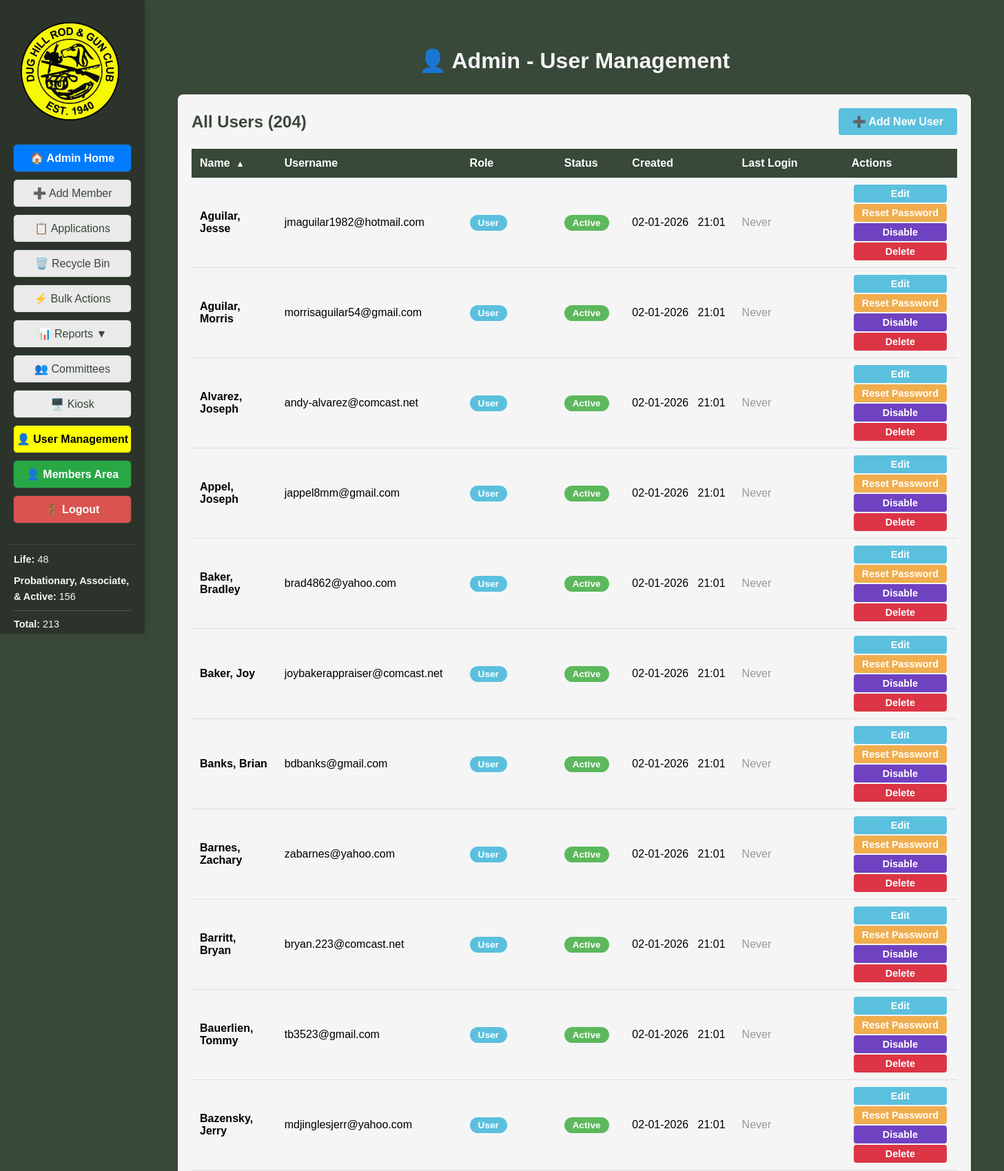
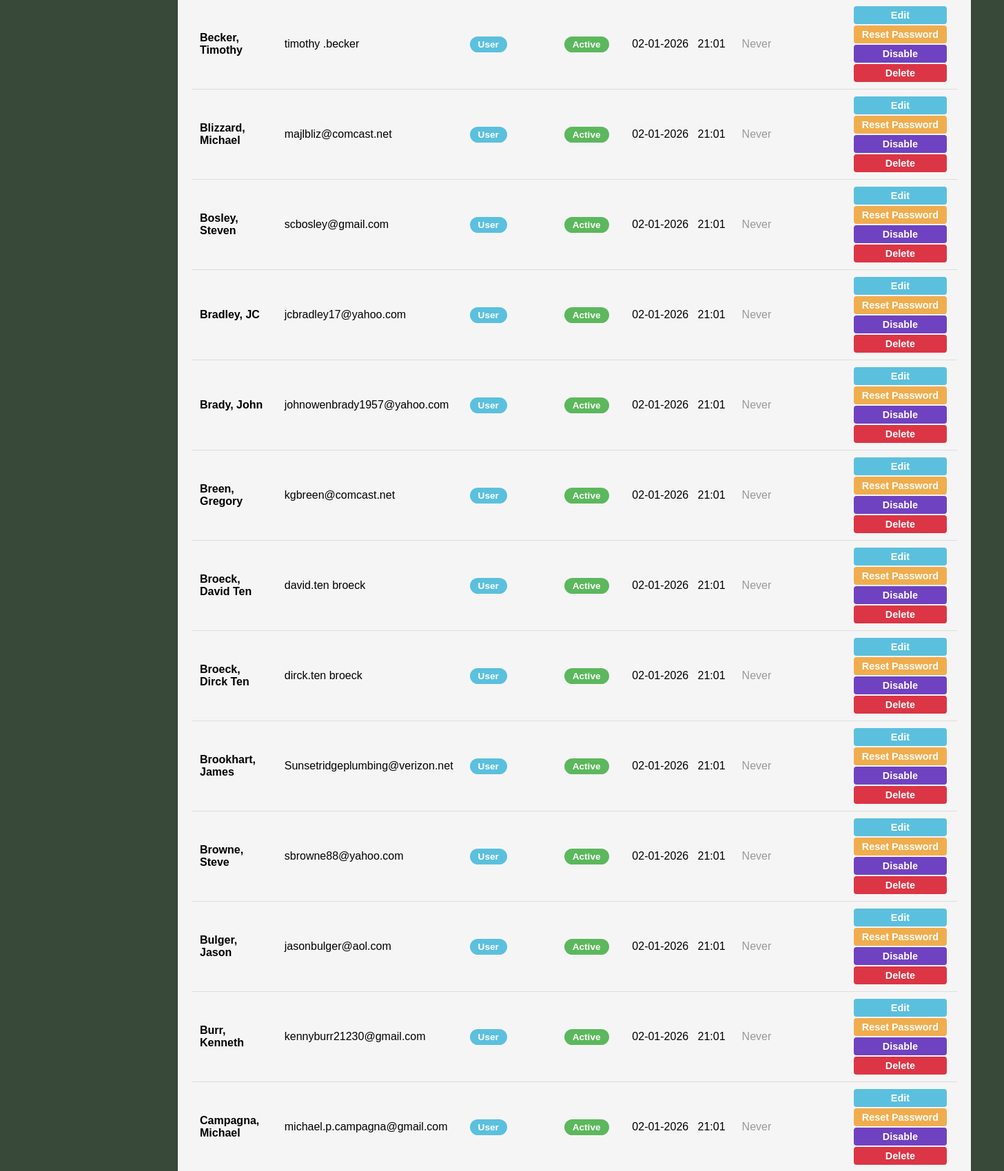
Page /admin/users (signed in, upper part) on the committed database (2 pictures, top to bottom).
### tables this page shows
CREATE TABLE users (
            id INTEGER PRIMARY KEY AUTOINCREMENT,
            username TEXT UNIQUE NOT NULL,
            name TEXT,
            password_hash TEXT NOT NULL,
            email TEXT UNIQUE NOT NULL,
            created_at TEXT NOT NULL,
            is_active INTEGER DEFAULT 1,
            role TEXT DEFAULT 'User',
            must_change_password INTEGER DEFAULT 0
        , failed_login_attempts INTEGER DEFAULT 0, locked_until TEXT, last_login TEXT, last_password_change TEXT);

### DH_DB_Webapp/app.py (the view, shortened to what this page needs)
@app.route('/admin/users', methods=['GET', 'POST'])
@login_required
@admin_required
def admin_users():
	all_users = [dict(user) for user in database.get_all_users()]
	for user in all_users:
		member = database.get_member_by_email(user['email'])
		user['member_id'] = member['id'] if member else None
	member_stats = get_member_stats()
	pending_applications = get_pending_application_count()
	return render_template('admin_users.html', users=all_users, active_page='admin_users', member_stats=member_stats, pending_applications=pending_applications)

### DH_DB_Webapp/app.py (called while the page is built)
def register_context_processors(app):
	@app.context_processor
	def inject_applications():
		try:
			from flask_login import current_user
			import database
			if current_user.is_authenticated and current_user.is_admin_or_bdfl():
				applications = database.get_all_applications(status='pending')
			else:
				applications = []
		except Exception:
			applications = []
		return dict(applications=applications)

@login_manager.user_loader
def load_user(user_id):
    user_data = database.get_user_by_id(int(user_id))
    if user_data:
        try:
            role = user_data['role']
        except (KeyError, IndexError):
            role = 'User'
        try:
            must_change_password = bool(user_data['must_change_password'])
        except (KeyError, IndexError):
            must_change_password = False
        return User(
            id=user_data['id'],
            username=user_data['username'],
            email=user_data['email'],
            role=role,
            is_active=bool(user_data['is_active']),
            must_change_password=must_change_password
        )
    return None

def format_name_last_first(value):
    if not value or value == '-':
        return value or '-'
    try:
        parts = value.strip().split()
        if len(parts) >= 2:
            last_name = parts[-1]
            first_middle = ' '.join(parts[:-1])
            return f"{last_name}, {first_middle}"
        else:
            return value
    except Exception:
        return value

def get_member_stats():
	all_members = database.get_all_members()
	life_count = len([m for m in all_members if m['membership_type'] == 'Life'])
	voting_count = len([m for m in all_members if m['membership_type'] in ['Probationary', 'Associate', 'Active']])
	total_count = len(all_members)
	return {
		'life_members': life_count,
		'voting_members': voting_count,
		'total_members': total_count
	}

def get_pending_application_count():
	try:
		applications = database.get_all_applications(status='pending')
		return len(applications)
	except:
		return 0

def admin_required(f):
	from functools import wraps
	@wraps(f)
	def decorated_function(*args, **kwargs):
		if not current_user.is_authenticated:
			return redirect(url_for('login'))
		if not current_user.is_admin_or_bdfl():
			flash('Access denied. You do not have permission to view this page.', 'danger')
			return redirect(url_for('member_dashboard'))
		return f(*args, **kwargs)
	return decorated_function

### DH_DB_Webapp/templates/admin_users.html (shortened to what this page needs)
<!DOCTYPE html>
<html>
<head>
</head>
<body style="background-color:#384839; font-family:Arial, Helvetica, sans-serif;">
    <div style="display:flex; flex-direction:row;">
        <div style="position:fixed; top:0; left:0; height:100vh; width:210px; background-color:#2c332b; display:flex; flex-direction:column; align-items:center; padding-top:120px; z-index:100; box-shadow:2px 0 8px rgba(0,0,0,0.08); overflow-y:auto;">
            <img src="{{ url_for('static', filename='Main_Logo-removebg-preview.png') }}" alt="Main Logo" style="height:143px; margin-top:-88px; margin-left:-8px; margin-bottom:34px;">
            <a href="{{ url_for('admin_dashboard') }}" style="width:170px; display:inline-block; padding:10px 0; margin-bottom:10px; border-radius:6px; border:1px solid #384839; background-color:#007bff; color:#ffffff; text-decoration:none; font-weight:bold; font-size:1em; font-family:Arial, Helvetica, sans-serif; box-shadow:0 1px 2px rgba(0,0,0,0.04); text-align:center;">🏠 Admin Home</a>
            <a href="javascript:void(0);" onclick="openModal('addMemberModal')" style="width:170px; display:inline-block; padding:10px 0; margin-bottom:10px; border-radius:6px; border:1px solid #384839; background-color:#eaeaea; color:#384839; text-decoration:none; font-weight:normal; font-size:1em; font-family:Arial, Helvetica, sans-serif; box-shadow:0 1px 2px rgba(0,0,0,0.04); text-align:center;">➕ Add Member</a>
            {% if current_user.is_admin_or_bdfl() %}
            <a href="{{ url_for('admin_applications') }}" class="{{ 'active-menu' if active_page == 'admin_applications' else '' }}" style="width:170px; display:inline-block; padding:10px 0; margin-bottom:10px; border-radius:6px; border:1px solid #384839; background-color:#eaeaea; color:#384839; text-decoration:none; font-weight:{{ 'bold' if active_page == 'admin_applications' else 'normal' }}; font-size:1em; font-family:Arial, Helvetica, sans-serif; box-shadow:0 1px 2px rgba(0,0,0,0.04); text-align:center; position:relative;">📋 Applications</a>
            {% endif %}
            <a href="{{ url_for('recycle_bin') }}" style="width:170px; display:inline-block; padding:10px 0; margin-bottom:10px; border-radius:6px; border:1px solid #384839; background-color:#eaeaea; color:#384839; text-decoration:none; font-weight:normal; font-size:1em; font-family:Arial, Helvetica, sans-serif; box-shadow:0 1px 2px rgba(0,0,0,0.04); text-align:center;">🗑️ Recycle Bin</a>
            <a href="{{ url_for('bulk_actions') }}" style="width:170px; display:inline-block; padding:10px 0; margin-bottom:10px; border-radius:6px; border:1px solid #384839; background-color:#eaeaea; color:#384839; text-decoration:none; font-weight:normal; font-size:1em; font-family:Arial, Helvetica, sans-serif; box-shadow:0 1px 2px rgba(0,0,0,0.04); text-align:center;">⚡ Bulk Actions</a>
            <div class="menu-toggle" onclick="toggleSubmenu()" style="width:170px; display:inline-block; padding:10px 0; margin-bottom:10px; border-radius:6px; border:1px solid #384839; background-color:#eaeaea; color:#384839; text-decoration:none; font-weight:normal; font-size:1em; font-family:Arial, Helvetica, sans-serif; box-shadow:0 1px 2px rgba(0,0,0,0.04); text-align:center;">
                📊 Reports <span id="submenu-arrow">▼</span>
            </div>
            <a href="{{ url_for('committees') }}" style="width:170px; display:inline-block; padding:10px 0; margin-bottom:10px; border-radius:6px; border:1px solid #384839; background-color:#eaeaea; color:#384839; text-decoration:none; font-weight:normal; font-size:1em; font-family:Arial, Helvetica, sans-serif; box-shadow:0 1px 2px rgba(0,0,0,0.04); text-align:center;">👥 Committees</a>
            <a href="{{ url_for('kiosk') }}" target="_blank" style="width:170px; display:inline-block; padding:10px 0; margin-bottom:10px; border-radius:6px; border:1px solid #384839; background-color:#eaeaea; color:#384839; text-decoration:none; font-weight:normal; font-size:1em; font-family:Arial, Helvetica, sans-serif; box-shadow:0 1px 2px rgba(0,0,0,0.04); text-align:center;">🖥️ Kiosk</a>
            {% if current_user.is_admin_or_bdfl() %}
            <a href="{{ url_for('admin_users') }}" class="active-menu" style="width:170px; display:inline-block; padding:10px 0; margin-bottom:10px; border-radius:6px; border:1px solid #384839; background-color:rgb(255,255,0); color:#000000; text-decoration:none; font-weight:bold; font-size:1em; font-family:Arial, Helvetica, sans-serif; box-shadow:0 1px 2px rgba(0,0,0,0.04); text-align:center; position:relative;">
                <span style="display:inline-block; vertical-align:middle;">👤 User Management</span>
            </a>
            {% endif %}
            <a href="{{ url_for('member_dashboard') }}" style="width:170px; display:inline-block; padding:10px 0; margin-bottom:10px; border-radius:6px; border:1px solid #384839; background-color:#28a745; color:#ffffff; text-decoration:none; font-weight:bold; font-size:1em; font-family:Arial, Helvetica, sans-serif; box-shadow:0 1px 2px rgba(0,0,0,0.04); text-align:center;">👤 Members Area</a>
            <a href="{{ url_for('logout') }}" style="width:170px; display:inline-block; padding:10px 0; margin-bottom:10px; border-radius:6px; border:1px solid #384839; background-color:#d9534f; color:#ffffff; text-decoration:none; font-weight:bold; font-size:1em; font-family:Arial, Helvetica, sans-serif; box-shadow:0 1px 2px rgba(0,0,0,0.04); text-align:center;">🚪 Logout</a>
            <div style="width:170px; margin-top:20px; padding:10px; border-top:1px solid #384839;">
                <div style="color:#f5f5f5; font-size:0.9em; line-height:1.6; text-align:left;">
                    <div style="margin-bottom:8px;"><strong>Life:</strong> {{ member_stats.life_members }}</div>
                    <div style="margin-bottom:8px;"><strong>Probationary, Associate, & Active:</strong> {{ member_stats.voting_members }}</div>
                    <div style="border-top:1px solid #555; padding-top:8px;"><strong>Total:</strong> {{ member_stats.total_members }}</div>
                </div>
            </div>
        </div>
        <div style="flex:1; margin-left:210px; padding:40px;">
            <h1 style="color:#f5f5f5; text-align:center; margin-bottom:30px;">👤 Admin - User Management</h1>
            <div class="user-table" style="margin-top:30px; margin-bottom:30px;">
                <div style="display:flex; justify-content:space-between; align-items:center; margin-bottom:20px;">
                    <h2 style="color:#384839; margin:0;">All Users ({{ users|length }})</h2>
                    <button onclick="openAddUserModal()" style="padding:10px 20px; background-color:#5bc0de; color:white; border:none; border-radius:4px; font-size:1em; font-weight:bold; cursor:pointer;">➕ Add New User</button>
                </div>
                <table>
                    <thead>
                        <tr>
                            <th>Name</th>
                            <th>Username</th>
                            <th>Role</th>
                            <th>Status</th>
                            <th>Created</th>
                            <th>Last Login</th>
                            <th class="not-sortable">Actions</th>
                        </tr>
                    </thead>
                    <tbody>
                        {% for user in users %}
                        {% if user.member_id %}
                        <tr onclick="window.location.href='{{ url_for('member_details', member_id=user.member_id) }}'" style="cursor: pointer;">
                        {% else %}
                        <tr>
                        {% endif %}
                            <td><strong>{{ user.name | format_name_last_first if user.name else '-' }}</strong></td>
                            <td>{{ user.username }}</td>
                            <td>
                                <span class="role-badge role-{{ user.role|lower }}">{{ user.role }}</span>
                            </td>
                            <td>
                                <span class="status-badge status-{{ 'active' if user.is_active else 'inactive' }}">{{ 'Active' if user.is_active else 'Inactive' }}</span>
                            </td>
                            <td>{{ user.created_at[5:7] }}-{{ user.created_at[8:10] }}-{{ user.created_at[:4] }}&nbsp;&nbsp;&nbsp;{{ user.created_at[11:16] }}</td>
                            <td>{% if user.last_login %}{{ user.last_login[5:7] }}-{{ user.last_login[8:10] }}-{{ user.last_login[:4] }}&nbsp;&nbsp;&nbsp;{{ user.last_login[11:16] }}{% else %}<span style="color:#999;">Never</span>{% endif %}</td>
                            <td onclick="event.stopPropagation()" style="white-space: nowrap;">
                                <div style="display: flex; flex-direction: column; gap: 2px;">
                                    <button onclick="editUser({{ user.id }})" class="btn-action btn-edit" {% if user.role == 'BDFL' and not current_user.is_bdfl() %}disabled{% endif %}>Edit</button>
                                    <button onclick="resetPassword({{ user.id }}, '{{ user.username }}')" class="btn-action btn-reset" {% if user.role == 'BDFL' and user.id != current_user.id %}disabled{% endif %}>Reset Password</button>
                                    {% if user.is_active %}
                                    <button onclick="toggleUserStatus({{ user.id }}, '{{ user.username }}', false)" class="btn-action btn-disable" {% if user.role == 'BDFL' %}disabled{% endif %}>Disable</button>
                                    {% else %}
                                    <button onclick="toggleUserStatus({{ user.id }}, '{{ user.username }}', true)" class="btn-action btn-enable" {% if user.role == 'BDFL' %}disabled{% endif %}>Enable</button>
                                    {% endif %}
                                    <button onclick="deleteUser({{ user.id }}, '{{ user.username }}')" class="btn-action btn-delete" {% if user.role == 'BDFL' or user.id == current_user.id %}disabled{% endif %}>Delete</button>
                                </div>
                            </td>
                        </tr>
                        {% endfor %}
                    </tbody>
                </table>
            </div>
        </div>
    </div>
</body>
</html>

### DH_DB_Webapp/templates/admin_users.html (style rules this page uses)
.active-menu { background-color: rgb(255,255,0) !important; color: #000000 !important; }
.menu-toggle { cursor: pointer; user-select: none; }
.user-table { background-color: #f5f5f5; border-radius: 8px; padding: 20px; box-shadow: 0 2px 4px rgba(0,0,0,0.1); }
.user-table table { width: 100%; border-collapse: collapse; }
.user-table th { background-color: #384839; color: white; padding: 12px; text-align: left; font-weight: bold; cursor: pointer; user-select: none; position: relative; }
.user-table th:not(.not-sortable) { cursor: pointer; transition: background-color 0.2s ease; }
.user-table th.not-sortable { cursor: default; }
.user-table th.sort-asc::after { content: ' ▲'; font-size: 0.8em; margin-left: 5px; }
.user-table td { padding: 10px 12px; border-bottom: 1px solid #ddd; }
.role-badge { display: inline-block; padding: 4px 12px; border-radius: 12px; font-size: 0.85em; font-weight: bold; }
.role-user { background-color: #5bc0de; color: white; }
.status-badge { display: inline-block; padding: 4px 12px; border-radius: 12px; font-size: 0.85em; font-weight: bold; }
.status-active { background-color: #5cb85c; color: white; }
.btn-action { padding: 5px 12px; margin: 0 3px; border: none; border-radius: 4px; font-size: 0.9em; font-weight: bold; cursor: pointer; color: white; }
.btn-edit { background-color: #5bc0de; }
.btn-reset { background-color: #f0ad4e; }
.btn-disable { background-color: #6f42c1; }
.btn-delete { background-color: #dc3545; }

### rows in the picture
users: name "Bradley, JC", username "jcbradley17@yahoo.com", role "User", is_active "Active", created_at "02", created_at "01", created_at "2026", created_at "21:01"
users: name "Aguilar, Morris", username "morrisaguilar54@gmail.com", role "User", is_active "Active", created_at "02", created_at "01", created_at "2026", created_at "21:01"
users: name "Burr, Kenneth", username "kennyburr21230@gmail.com", role "User", is_active "Active", created_at "02", created_at "01", created_at "2026", created_at "21:01"
users: name "Barnes, Zachary", username "zabarnes@yahoo.com", role "User", is_active "Active", created_at "02", created_at "01", created_at "2026", created_at "21:01"
users: name "Breen, Gregory", username "kgbreen@comcast.net", role "User", is_active "Active", created_at "02", created_at "01", created_at "2026", created_at "21:01"
users: name "Blizzard, Michael", username "majlbliz@comcast.net", role "User", is_active "Active", created_at "02", created_at "01", created_at "2026", created_at "21:01"
users: name "Banks, Brian", username "bdbanks@gmail.com", role "User", is_active "Active", created_at "02", created_at "01", created_at "2026", created_at "21:01"
users: name "Baker, Bradley", username "brad4862@yahoo.com", role "User", is_active "Active", created_at "02", created_at "01", created_at "2026", created_at "21:01"
users: name "Baker, Joy", username "joybakerappraiser@comcast.net", role "User", is_active "Active", created_at "02", created_at "01", created_at "2026", created_at "21:01"
users: name "Barritt, Bryan", username "bryan.223@comcast.net", role "User", is_active "Active", created_at "02", created_at "01", created_at "2026", created_at "21:01"
users: name "Brookhart, James", username "Sunsetridgeplumbing@verizon.net", role "User", is_active "Active", created_at "02", created_at "01", created_at "2026", created_at "21:01"
users: name "Campagna, Michael", username "michael.p.campagna@gmail.com", role "User", is_active "Active", created_at "02", created_at "01", created_at "2026", created_at "21:01"
users: name "Appel, Joseph", username "jappel8mm@gmail.com", role "User", is_active "Active", created_at "02", created_at "01", created_at "2026", created_at "21:01"
users: name "Bulger, Jason", username "jasonbulger@aol.com", role "User", is_active "Active", created_at "02", created_at "01", created_at "2026", created_at "21:01"
users: name "Bazensky, Jerry", username "mdjinglesjerr@yahoo.com", role "User", is_active "Active", created_at "02", created_at "01", created_at "2026", created_at "21:01"
users: name "Browne, Steve", username "sbrowne88@yahoo.com", role "User", is_active "Active", created_at "02", created_at "01", created_at "2026", created_at "21:01"
users: name "Broeck, David Ten", username "david.ten broeck", role "User", is_active "Active", created_at "02", created_at "01", created_at "2026", created_at "21:01"
users: name "Broeck, Dirck Ten", username "dirck.ten broeck", role "User", is_active "Active", created_at "02", created_at "01", created_at "2026", created_at "21:01"
users: name "Brady, John", username "johnowenbrady1957@yahoo.com", role "User", is_active "Active", created_at "02", created_at "01", created_at "2026", created_at "21:01"
users: name "Becker, Timothy", username "timothy .becker", role "User", is_active "Active", created_at "02", created_at "01", created_at "2026", created_at "21:01"
users: name "Bauerlien, Tommy", username "tb3523@gmail.com", role "User", is_active "Active", created_at "02", created_at "01", created_at "2026", created_at "21:01"
users: name "Aguilar, Jesse", username "jmaguilar1982@hotmail.com", role "User", is_active "Active", created_at "02", created_at "01", created_at "2026", created_at "21:01"
users: name "Alvarez, Joseph", username "andy-alvarez@comcast.net", role "User", is_active "Active", created_at "02", created_at "01", created_at "2026", created_at "21:01"
users: name "Bosley, Steven", username "scbosley@gmail.com", role "User", is_active "Active", created_at "02", created_at "01", created_at "2026", created_at "21:01"

### other values in the picture
{{ member_stats.life_members }} "48"
{{ member_stats.voting_members }} "156"
{{ member_stats.total_members }} "213"
{{ users|length }} "204"
